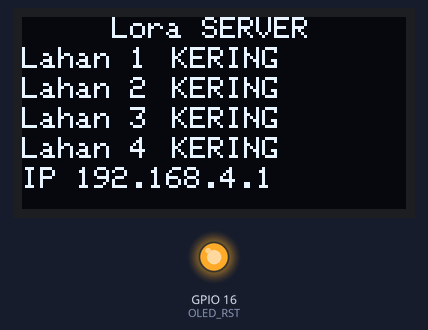
The sketch below on a simulated ESP32. Shown: 128×64 one-colour display, output pins drawn as LEDs (lit = HIGH). Storage starts empty; no radio packets arrive unless stated; what the sketch prints to the serial monitor is not drawn.

Above: at 3.3 s.

The sketch:

T-Beam_LoRaServerClient_OP_ESP32TX.ino
```cpp
/*
    Serial Value 1 = AREA
    Serial Value 2 = MOISTURE PERCENT
*/

/*
    LoRa Value 1 = AREA
    LoRa Value 2 = MOISTURE PERCENT
    LoRa Value 3 = pH (0-14)
    LoRa Value 4 = NITROGEN (MG/KG)
    LoRa Value 5 = PHOSPHORUS (MG/KG)
    LoRa Value 6 = KALIUM/POTASSIUM (MG/KG)
*/
#include "SPIFFS.h"

#include <SPI.h>
#include <LoRa.h>
// Libraries for OLED Display
#include <Wire.h>
#include <Adafruit_GFX.h>
#include <Adafruit_SSD1306.h>
#include <WiFi.h>
#include <WiFiAP.h>
//#include <Hash.h>
#include <AsyncTCP.h>
#include <ESPAsyncWebServer.h>
#include <Arduino_JSON.h>
#include <elapsedMillis.h>

IPAddress local_IP(192, 168, 4, 22);
IPAddress gateway(192, 168, 4, 1);
IPAddress subnet(255, 255, 255, 0);

#define BAND 915E6
#define SCK 5
#define MISO 19
#define MOSI 27
#define SS 18
#define RST 14
#define DIO0 26

#define OLED_SDA 21
#define OLED_SCL 22
#define OLED_RST 16
#define SCREEN_WIDTH 128
#define SCREEN_HEIGHT 64

const char *ssid = "Smart Monitor";
const char *password = "PPURSTUG";

elapsedMillis sendMillis;
elapsedMillis OLEDPrintMillis;
Adafruit_SSD1306 display(SCREEN_WIDTH, SCREEN_HEIGHT, &Wire, OLED_RST);

unsigned long sendInterval = 2000;
unsigned long OLEDPrintInterval = 3000;

String target1 = "L1";
String target2 = "L2";
String target3 = "L3";
String target4 = "L4";

byte turn;

String
moist1,
pH1, nitro1, phos1, kal1,
moist2, pH2, nitro2, phos2, kal2,
moist3, pH3, nitro3, phos3, kal3,
moist4, pH4, nitro4, phos4, kal4;

String area1OLED = "Lahan 1 : ";
String area2OLED = "Lahan 2 : ";
String area3OLED = "Lahan 3 : ";
String area4OLED = "Lahan 4 : ";

AsyncWebServer server(80);
AsyncEventSource events("/events");
JSONVar readings;
elapsedMillis requestMillis;
elapsedMillis OLEDMillis;
elapsedMillis serialMillis;
unsigned int requestInterval = 3000;
unsigned int OLEDInterval = 1000;
unsigned int serialInterval = 1500;

void initFS()
{
  if (!SPIFFS.begin())
  {
    Serial.println("SPIFFS Gagal");
  }

  Serial.println("SPIFFS Sukses");
}

String getSensorReadings()
{
  readings["kelembabanLahan1FromArduino"] = String(moist1); // edited
  readings["natriumLahan1FromArduino"] = String(nitro1);
  readings["potasiumLahan1FromArduino"] = String(phos1);
  readings["kaliumLahan1FromArduino"] = String(kal1);
  readings["phLahan1FromArduino"] = String(pH1);
  // section 2
  readings["kelembabanLahan2FromArduino"] = String(moist2); // edited
  readings["natriumLahan2FromArduino"] = String(nitro2);
  readings["potasiumLahan2FromArduino"] = String(phos2);
  readings["kaliumLahan2FromArduino"] = String(kal2);
  readings["phLahan2FromArduino"] = String(pH2);
  // Section 3
  readings["kelembabanLahan3FromArduino"] = String(moist3); // edited
  readings["natriumLahan3FromArduino"] = String(nitro3);
  readings["potasiumLahan3FromArduino"] = String(phos3);
  readings["kaliumLahan3FromArduino"] = String(kal3);
  readings["phLahan3FromArduino"] = String(pH3);
  // section 4
  readings["kelembabanLahan4FromArduino"] = String(moist4); // edited
  readings["natriumLahan4FromArduino"] = String(nitro4);
  readings["potasiumLahan4FromArduino"] = String(phos4);
  readings["kaliumLahan4FromArduino"] = String(kal4);
  readings["phLahan4FromArduino"] = String(pH4);
  String jsonString = JSON.stringify(readings);
  return jsonString;
}

void setup()
{
  Serial.begin(9600);
  pinMode(OLED_RST, OUTPUT);
  digitalWrite(OLED_RST, LOW);
  delay(20);
  digitalWrite(OLED_RST, HIGH);

  Wire.begin(OLED_SDA, OLED_SCL);
  if (!display.begin(SSD1306_SWITCHCAPVCC, 0x3c, false, false))
  { // Address 0x3C for 128x32
    Serial.println(F("SSD1306 allocation failed"));
    for (;;)
      ; // Don't proceed, loop forever
  }
  // SPI LoRa pins
  SPI.begin(SCK, MISO, MOSI, SS);
  // setup LoRa transceiver module
  LoRa.setPins(SS, RST, DIO0);
  if (!LoRa.begin(BAND))
  {
    Serial.println("Starting LoRa failed!");
    while (1)
      ;
  }
  Serial.println("LoRa Initializing OK!");
  if (!WiFi.config(local_IP, gateway, subnet))
  {
    Serial.println("STA Failed to configure");
  }
  WiFi.softAP(ssid, password);
  IPAddress IP = WiFi.softAPIP();

  Serial.println(IP);
  initFS();

  server.on("/", HTTP_GET, [](AsyncWebServerRequest * request)
  {
    request->send(SPIFFS, "/index.html", "text/html");
  });

  server.serveStatic("/", SPIFFS, "/");

  server.on("/readings", HTTP_GET, [](AsyncWebServerRequest * request)
  {
    String json = getSensorReadings();
    request -> send (200, "application/json", json);
    json = String();
  });

  events.onConnect([](AsyncEventSourceClient * client)
  {
    client->send("Request -> ", NULL, millis(), 30000); // 1000 change
  });

  server.addHandler(&events);

  server.begin();

  initLoRa();
  initOLED();

  turn = 1;
}

void loop()
{
  if (sendMillis >= sendInterval)
  {
    if (turn == 1)
    {
      sendRequest(target1);
      turn = 2;
    }
    else if (turn == 2)
    {
      sendRequest(target2);
      turn = 3;
    }
    else if (turn == 3)
    {
      sendRequest(target3);
      turn = 4;
    }
    else if (turn == 4)
    {
      sendRequest(target4);
      turn = 1;
    }
    sendMillis = 0;
  }

  if (OLEDPrintMillis >= OLEDPrintInterval)
  {
    OLEDPrint();

    OLEDPrintMillis = 0;
  }
  if (requestMillis >= requestInterval)
  {
    events.send("Success", NULL, 2000);
    events.send(getSensorReadings().c_str(), "new_readings", 2000);
    requestMillis = 0;
  }

  waitResponse();
}

void initLoRa()
{
  SPI.begin(SCK, MISO, MOSI, SS);
  LoRa.setPins(SS, RST, DIO0);
  if (!LoRa.begin(BAND))
  {
    while (1)
      ;
  }
}

void initOLED()
{
  Wire.begin(OLED_SDA, OLED_SCL);
  if (!display.begin(SSD1306_SWITCHCAPVCC, 0x3c, false, false))
  {
    for (;;)
      ;
  }

  display.clearDisplay();
  display.setTextColor(WHITE);
  display.setTextSize(1);
  display.setCursor(0, 0);
  display.print("LORA Starting... ");
  display.display();
  display.clearDisplay();

}

void sendRequest(String target)
{
  LoRa.beginPacket();
  LoRa.print(target);
  LoRa.print("#");
  LoRa.endPacket();
}

void OLEDPrint()
{

  moistOLED(moist1, 10, area1OLED);
  moistOLED(moist2, 20, area2OLED);
  moistOLED(moist3, 30, area3OLED);
  moistOLED(moist4, 40, area4OLED);
}

void moistOLED(String msgMoist, int YValue, String areaName)
{
  int moisturePercent = msgMoist.toInt();
  if (moisturePercent >= 0 && moisturePercent <= 100)
  display.setCursor(30, 0);
  display.print("Lora SERVER");
  display.setCursor(0, 50);
  display.print("IP 192.168.4.1");
  display.display();
  {
    Serial.println(moisturePercent);
    if (moisturePercent >= 0 && moisturePercent <= 40)
    {

      Serial.println(moisturePercent);
      display.setCursor(0, YValue);
      display.setTextSize(1);
      display.println(areaName);
      display.setCursor(50, YValue);
      display.setTextSize(1);
      display.setTextColor(WHITE);
      display.println("KERING");
      display.display();

    }
    else if (moisturePercent >= 40 && moisturePercent <= 50)
    {

      display.setCursor(0, YValue);
      display.setTextSize(1);
      display.println(areaName);
      display.setCursor(50, YValue);
      display.setTextSize(1);
      display.setTextColor(WHITE);
      display.println("NORMAL");
      display.display();

    }
    else if (moisturePercent >= 80 && moisturePercent <= 100)
    {

      display.setCursor(0, YValue);
      display.setTextSize(1);
      display.println(areaName);
      display.setCursor(50, YValue);
      display.setTextSize(1);
      display.setTextColor(WHITE);
      display.println("BASAH");
      display.display();

    }
  }
}

void waitResponse()
{
  String area, moist, pH, nitro, phos, kal;
  int packetSize = LoRa.parsePacket();
  if (packetSize)
  {
    while (LoRa.available())
    {
      area = LoRa.readStringUntil('#');
      moist = LoRa.readStringUntil('#');
      pH = LoRa.readStringUntil('#');
      nitro = LoRa.readStringUntil('#');
      phos = LoRa.readStringUntil('#');
      kal = LoRa.readStringUntil('#');
      sensorSend(area, moist, pH, nitro, phos, kal);
    }
  }
}

void sensorSend(String field, String sensor1, String sensor2, String sensor3, String sensor4, String sensor5)
{
  if (field == target1)
  {
    moist1 = sensor1;
    pH1 = sensor2;
    nitro1 = sensor3;
    phos1 = sensor4;
    kal1 = sensor5;
    sendSerial(field, moist1);
  }
  else if (field == target2)
  {
    moist2 = sensor1;
    pH2 = sensor2;
    nitro2 = sensor3;
    phos2 = sensor4;
    kal2 = sensor5;
    sendSerial(field, moist2);
  }
  else if (field == target3)
  {
    moist3 = sensor1;
    pH3 = sensor2;
    nitro3 = sensor3;
    phos3 = sensor4;
    kal3 = sensor5;
    sendSerial(field, moist3);
  }
  else if (field == target4)
  {
    moist4 = sensor1;
    pH4 = sensor2;
    nitro4 = sensor3;
    phos4 = sensor4;
    kal4 = sensor5;
    sendSerial(field, moist4);
  }
}

void sendSerial(String field, String sensor1)
{
  Serial.print(field);
  Serial.print('#');
  Serial.print(sensor1);
  Serial.print('#');
}
```
